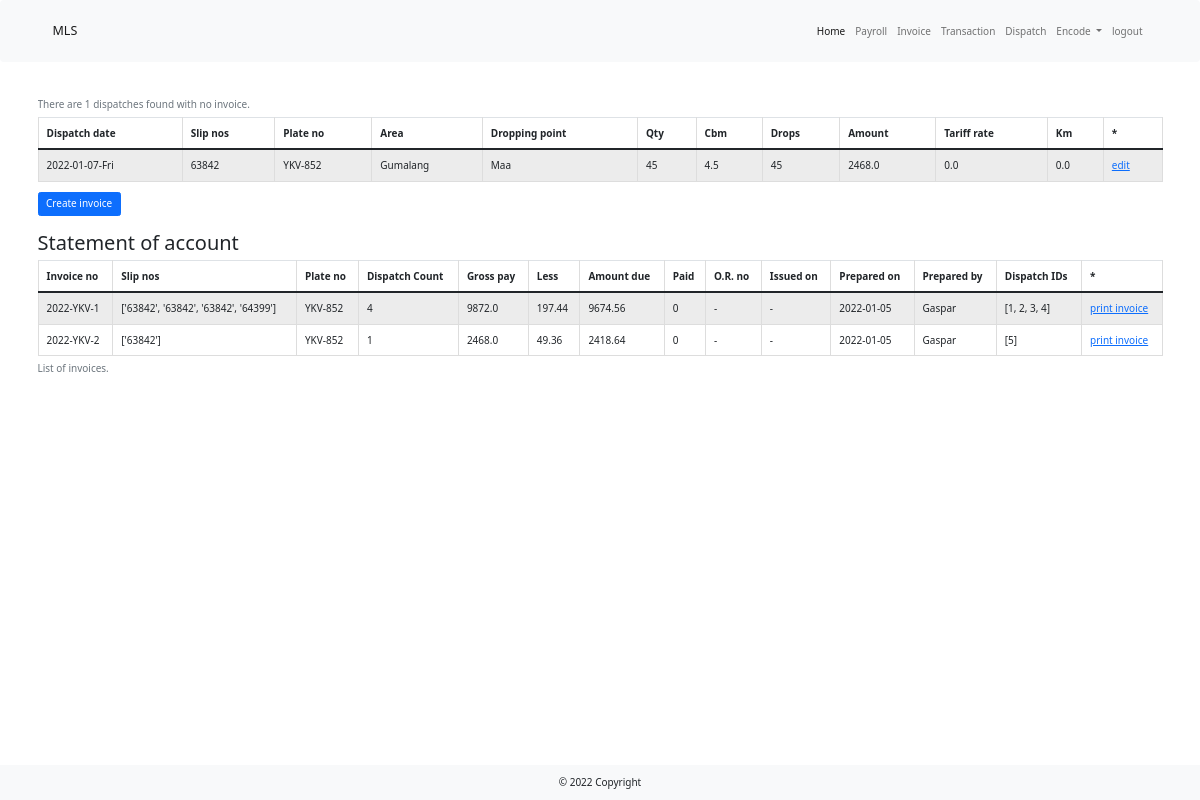
/invoice (signed in), run on the app's committed database.
### main.py (models this page shows)
class DispatchTable(UserMixin, db.Model):
    __tablename__ = "dispatch"
    id = db.Column(db.Integer, primary_key=True, unique=True)
    dispatch_date = db.Column(db.String(100), nullable=False)
    wd_code = db.Column(db.String(100), nullable=False)
    slip_no = db.Column(db.String(100), nullable=False)
    route = db.Column(db.String(100), nullable=False)
    area = db.Column(db.String(250))
    destination = db.Column(db.String(100))
    odo_start = db.Column(db.Integer)
    odo_end = db.Column(db.Integer)
    km = db.Column(db.Float(precision=1))
    cbm = db.Column(db.Float(precision=1), nullable=False)
    qty = db.Column(db.Integer, nullable=False)
    drops = db.Column(db.Integer, nullable=False)
    std_rate = db.Column(db.Float(precision=1), nullable=False)
    rate = db.Column(db.Float(precision=1), nullable=False)
    plate_no = db.Column(db.String(100), nullable=False)
    driver = db.Column(db.String(100), nullable=False)
    courier = db.Column(db.String(100), nullable=False)
    forwarded_date = db.Column(db.String(100), nullable=False)
    invoice_no = db.Column(db.String(100))
    or_no = db.Column(db.String(100))
    or_amt = db.Column(db.Float(precision=1))
    encoded_on = db.Column(db.String(100), nullable=False)
    encoded_by = db.Column(db.String(100))
    encoder_id = db.Column(db.Integer, db.ForeignKey("users.id"))
    encoder = relationship("UserTable", back_populates="dispatch")

class Invoice(db.Model, UserMixin):
    __tablename__ = 'invoice'
    id = db.Column(db.Integer, primary_key=True, unique=True)
    invoice_series = db.Column(db.Integer)
    invoice_no = db.Column(db.String(100), unique=True)
    slip_nos = db.Column(db.String)
    plate_no = db.Column(db.String(10))
    dispatch_cnt = db.Column(db.Integer)
    gross_pay = db.Column(db.Float(precision=1))
    less = db.Column(db.Float(precision=1))
    amount_due = db.Column(db.Float(precision=1))
    paid = db.Column(db.String(5))
    or_no = db.Column(db.String(100))
    issued_on = db.Column(db.String(100))
    prepared_date = db.Column(db.String(100))
    prepared_by = db.Column(db.String(100))
    dispatch_ids = db.Column(db.String(200))

### main.py (the view)
@app.route("/invoice", methods=["Get", "Post"])
def invoice():
    with create_engine('sqlite:///lbc_dispatch.db').connect() as cnx:
        disp_df = pd.read_sql_table(
            table_name="dispatch",
            con=cnx,
        )
    with create_engine('sqlite:///lbc_dispatch.db').connect() as cnx:
        inv_df = pd.read_sql_table(
            table_name="invoice",
            con=cnx,
        )
    inv_cnt = is_found(disp_df["invoice_no"], "-")
    if inv_cnt > 0:
        dispatch_df = disp_df.groupby("invoice_no").get_group("-").sort_values("plate_no", ascending=False)
    else:
        dispatch_df = disp_df.groupby("invoice_no").all()
    return render_template('invoice_data.html', dispatch_df=dispatch_df, invoice_df=inv_df, no_invoice_cnt=inv_cnt, )

### _util.py (called while the page is built)
def is_found(list_to_check, char_to_find):
    cnt = 0
    for item in list_to_check:
        if item == char_to_find:
            cnt += 1
    if cnt > 0:
        return cnt
    else:
        return cnt

### main.py (called while the page is built)
@login_manager.user_loader
def load_user(user_id):
    return UserTable.query.get(int(user_id))

### templates/invoice_data.html (shortened to what this page needs)
{% extends 'bootstrap/base.html' %}
{% import "bootstrap/wtf.html" as wtf %}
{% block content %}
    {% include '_header.html' %}
    <div class="container my-5">
        {% if no_invoice_cnt > 0: %}
        <div class="table-responsive">
            <table class="table table-striped table-hover table-bordered table-sm">
                <caption class="caption-top">There are {{ no_invoice_cnt}} dispatches found with no invoice.</caption>
                <thead>
                <tr>
                    <th scope="col">Dispatch date</th>
                    <th scope="col">Slip nos</th>
                    <th scope="col">Plate no</th>
                    <th scope="col">Area</th>
                    <th scope="col">Dropping point</th>
                    <th scope="col">Qty</th>
                    <th scope="col">Cbm</th>
                    <th scope="col">Drops</th>
                    <th scope="col">Amount</th>
                    <th scope="col">Tariff rate</th>
                    <th scope="col">Km</th>
                    <th scope="col">*</th>
                </tr>
                </thead>
                <tbody>
                {% for row in dispatch_df.itertuples(): %}
                <tr>
                    <td>{{ row[2] }}</td>
                    <td>{{ row[4] }}</td>
                    <td>{{ row[16] }}</td>
                    <td>{{ row[6] }}</td>
                    <td>{{ row[7] }}</td>
                    <td>{{ row[12] }}</td>
                    <td>{{ row[11] }}</td>
                    <td>{{ row[13] }}</td>
                    <td>{{ row[15] }}</td>
                    <td>{{ row[14] }}</td>
                    <td>{{ row[10] }}</td>
                <td><a href="{{ url_for('edit_dispatch', dispatch_id=row[1]) }}">edit</a></td>
                </tr>
                {% endfor %}
                </tbody>
            </table>
            <a class="btn btn-primary" href="{{ url_for('add_invoice', dispatch_ids=dispatch_ids) }}">Create invoice</a>
        </div>
        {% else: %}
        <p>There is {{ no_invoice_cnt}} dispatch with no invoice.</p>
        {% endif %}
        <br>
        <h2>Statement of account</h2>
        <div class="table-responsive">
            <table class="table table-striped table-hover table-bordered table-sm">
                <caption>List of invoices.</caption>
                <thead>
                <tr>
                    <th scope="col">Invoice no</th>
                    <th scope="col">Slip nos</th>
                    <th scope="col">Plate no</th>
                    <th scope="col">Dispatch Count</th>
                    <th scope="col">Gross pay</th>
                    <th scope="col">Less</th>
                    <th scope="col">Amount due</th>
                    <th scope="col">Paid</th>
                    <th scope="col">O.R. no</th>
                    <th scope="col">Issued on</th>
                    <th scope="col">Prepared on</th>
                    <th scope="col">Prepared by</th>
                    <th scope="col">Dispatch IDs</th>
                    <th scope="col">*</th>
                </tr>
                </thead>
                <tbody>
                {% for row in invoice_df.itertuples(): %}
                <tr>
                    <td>{{ row[3] }}</td>
                    <td>{{ row[4] }}</td>
                    <td>{{ row[5] }}</td>
                    <td>{{ row[6] }}</td>
                    <td>{{ row[7] }}</td>
                    <td>{{ row[8] }}</td>
                    <td>{{ row[9] }}</td>
                    <td>{{ row[10] }}</td>
                    <td>{{ row[11] }}</td>
                    <td>{{ row[12] }}</td>
                    <td>{{ row[13] }}</td>
                    <td>{{ row[14] }}</td>
                    <td>{{ row[15] }}</td>
                <td><a href="{{ url_for('print_invoice', invoice_id=row[1]) }}">print invoice</a></td>
                </tr>
                {% endfor %}
                </tbody>
            </table>
        </div>
    {% include '_footer.html' %}
    </div>
{% endblock  %}

### data on the page
DispatchTable: dispatch_date "2022-01-07-Fri", slip_no "63842", plate_no "YKV-852", area "Gumalang", destination "Maa", drops "45", cbm "4.5", row "45", rate "2468.0", row "0.0"
Invoice: invoice_no "2022-YKV-1", slip_nos "['63842', '63842', '63842', '64399']", plate_no "YKV-852", dispatch_cnt "4", gross_pay "9872.0", less "197.44", amount_due "9674.56", paid "0", issued_on "-", row "-", prepared_date "2022-01-05", prepared_by "Gaspar", dispatch_ids "[1, 2, 3, 4]"
Invoice: invoice_no "2022-YKV-2", slip_nos "['63842']", plate_no "YKV-852", dispatch_cnt "1", gross_pay "2468.0", less "49.36", amount_due "2418.64", paid "0", issued_on "-", row "-", prepared_date "2022-01-05", prepared_by "Gaspar", dispatch_ids "[5]"

### other printed values
{{ no_invoice_cnt }} "1"
